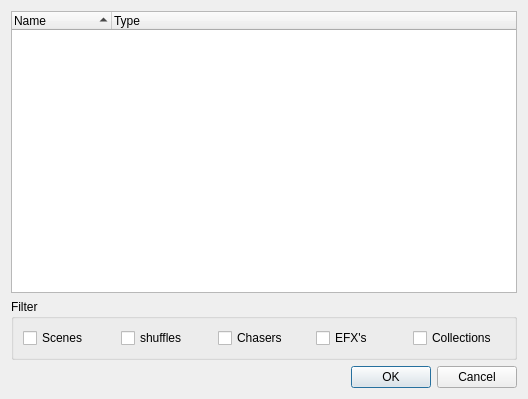
<?xml version="1.0" encoding="UTF-8"?>
<ui version="4.0">
 <class>FunctionSelection</class>
 <widget class="QDialog" name="FunctionSelection">
  <property name="geometry">
   <rect>
    <x>0</x>
    <y>0</y>
    <width>528</width>
    <height>399</height>
   </rect>
  </property>
  <property name="windowTitle">
   <string>Select Function</string>
  </property>
  <layout class="QVBoxLayout">
   <item>
    <widget class="QTreeWidget" name="m_tree">
     <property name="alternatingRowColors">
      <bool>true</bool>
     </property>
     <property name="rootIsDecorated">
      <bool>false</bool>
     </property>
     <property name="itemsExpandable">
      <bool>false</bool>
     </property>
     <property name="sortingEnabled">
      <bool>true</bool>
     </property>
     <property name="allColumnsShowFocus">
      <bool>true</bool>
     </property>
     <column>
      <property name="text">
       <string>Name</string>
      </property>
     </column>
     <column>
      <property name="text">
       <string>Type</string>
      </property>
     </column>
    </widget>
   </item>
   <item>
    <widget class="QGroupBox" name="m_filterGroup">
     <property name="title">
      <string>Filter</string>
     </property>
     <layout class="QHBoxLayout" name="horizontalLayout">
      <item>
       <widget class="QCheckBox" name="m_sceneCheck">
        <property name="text">
         <string>Scenes</string>
        </property>
       </widget>
      </item>
      <item>
       <widget class="QCheckBox" name="m_shuffleCheck">
        <property name="text">
         <string>shuffles</string>
        </property>
       </widget>
      </item>
      <item>
       <widget class="QCheckBox" name="m_chaserCheck">
        <property name="text">
         <string>Chasers</string>
        </property>
       </widget>
      </item>
      <item>
       <widget class="QCheckBox" name="m_efxCheck">
        <property name="text">
         <string>EFX's</string>
        </property>
       </widget>
      </item>
      <item>
       <widget class="QCheckBox" name="m_collectionCheck">
        <property name="text">
         <string>Collections</string>
        </property>
       </widget>
      </item>
     </layout>
    </widget>
   </item>
   <item>
    <widget class="QDialogButtonBox" name="m_buttonBox">
     <property name="orientation">
      <enum>Qt::Horizontal</enum>
     </property>
     <property name="standardButtons">
      <set>QDialogButtonBox::Cancel|QDialogButtonBox::Ok</set>
     </property>
    </widget>
   </item>
  </layout>
 </widget>
 <resources/>
 <connections>
  <connection>
   <sender>m_buttonBox</sender>
   <signal>accepted()</signal>
   <receiver>FunctionSelection</receiver>
   <slot>accept()</slot>
   <hints>
    <hint type="sourcelabel">
     <x>248</x>
     <y>254</y>
    </hint>
    <hint type="destinationlabel">
     <x>157</x>
     <y>274</y>
    </hint>
   </hints>
  </connection>
  <connection>
   <sender>m_buttonBox</sender>
   <signal>rejected()</signal>
   <receiver>FunctionSelection</receiver>
   <slot>reject()</slot>
   <hints>
    <hint type="sourcelabel">
     <x>316</x>
     <y>260</y>
    </hint>
    <hint type="destinationlabel">
     <x>286</x>
     <y>274</y>
    </hint>
   </hints>
  </connection>
 </connections>
</ui>
